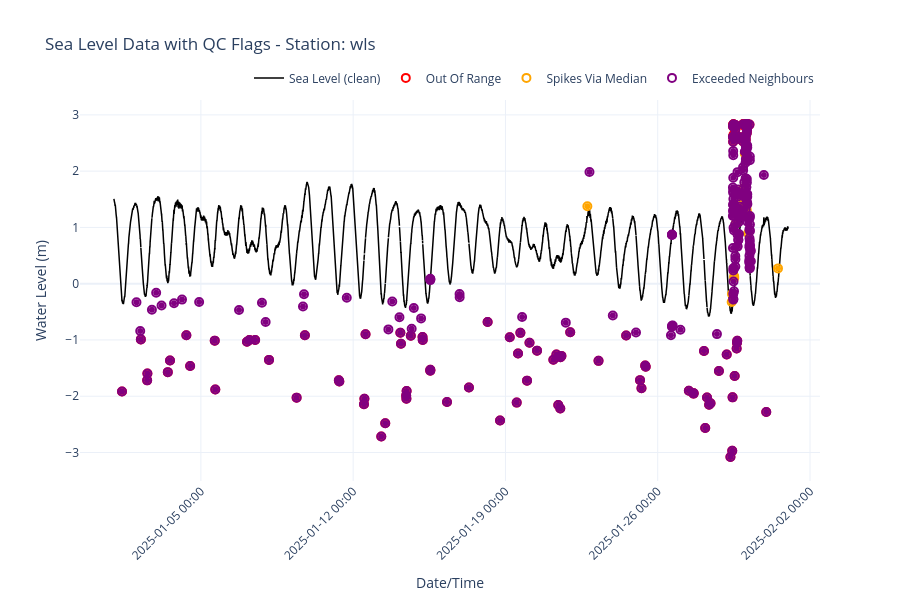

Write notebook code for a chart like this one.
### Code cell
# ===== USAGE =====
plot_sea_level_with_qc(
    df=sealevel_with_flags,
    slevel_col='slevel',
    time_col='stime',
    qc_columns=[
        'out_of_range', 'spikes_via_median', 
        'exceeded_neighbours', 'flat_line', 
        'distinctness', 'completeness', 'shift', 'missing'
    ]
)
